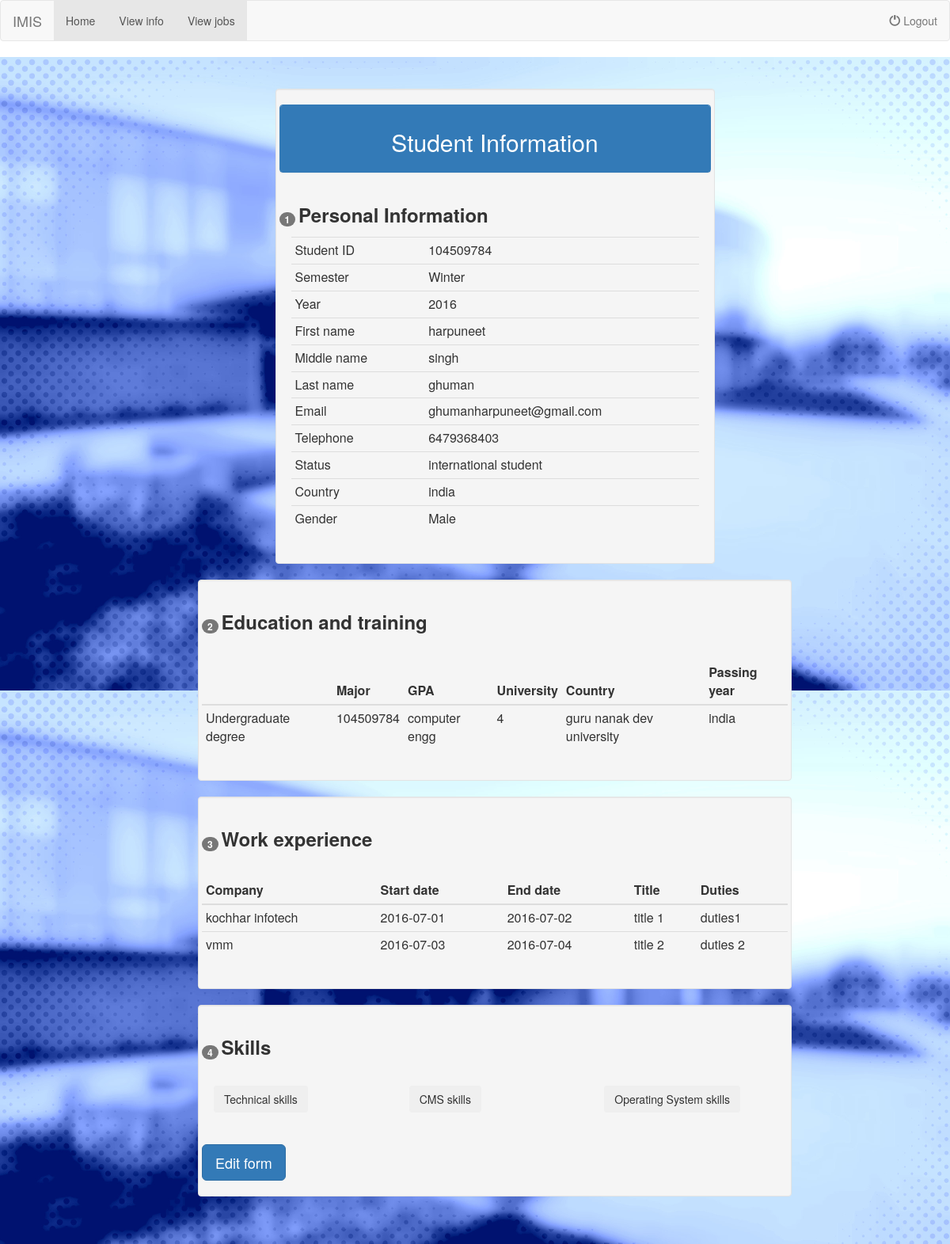
Screenshot of /a_student_view.php (signed in) with the database file from the repository.
### tables this page shows
CREATE TABLE `personal` (
  `semester` varchar(100) NOT NULL,
  `year` varchar(100) NOT NULL,
  `student_id` varchar(100) NOT NULL,
  `firstname` varchar(100) NOT NULL,
  `middlename` varchar(100) NOT NULL,
  `lastname` varchar(100) NOT NULL,
  `email` varchar(100) NOT NULL,
  `telephone` varchar(100) NOT NULL,
  `status` varchar(100) NOT NULL,
  `gender` varchar(100) NOT NULL,
  `country` varchar(100) NOT NULL
);

CREATE TABLE `undergraduate_students` (
  `id` int(100) NOT NULL,
  `student_id` varchar(100) NOT NULL,
  `ug_major` varchar(100) NOT NULL,
  `ug_gpa` varchar(100) NOT NULL,
  `ug_university` varchar(100) NOT NULL,
  `ug_country` varchar(100) NOT NULL,
  `ug_year` varchar(100) NOT NULL
);

CREATE TABLE `work_experience` (
  `id` int(100) NOT NULL,
  `student_id` varchar(100) NOT NULL,
  `company_name` varchar(100) NOT NULL,
  `company_startdate` date NOT NULL,
  `company_enddate` date NOT NULL,
  `company_title` varchar(500) NOT NULL,
  `company_duties` varchar(500) NOT NULL
);

### a_student_view.php (the view, shortened to what this page needs)
<!doctype>
<html>
<head>
</head>
<body>
<?php
include "a_student_header.php";
include "connection.php";
$username=$_SESSION['username'];
$query10="select * from student_accounts where username='$username'";
$result10=mysqli_query($conn,$query10);
$row10=mysqli_fetch_array($result10);
$student_id=$row10[1];
    $query1 = "select * from personal where student_id='$student_id'";
    $result1 = mysqli_query($conn, $query1);
    $query2 = "select * from undergraduate_students where student_id='$student_id'";
    $result2 = mysqli_query($conn, $query2);
    $query4 = "select * from work_experience where student_id='$student_id'";
    $result4 = mysqli_query($conn, $query4);
    ?>
    <div style="background-image: url('images/student2.jpg');padding: 40px;height:auto;background-size: 100%;">
        <div class="container">
            <div class="row">
                <div class="col-md-3">
                </div>
                <div class="col-md-6">
                    <div class="well">
                        <div class="row">
                            <div class="panel panel-primary">
                                <div class="panel-heading">
                                    <center><h2>Student Information</h2></center>
                                </div>
                            </div>
                        </div>
                        <div class="row">
                            <span class="badge">1</span>&nbsp;<label><h3><strong>Personal Information</strong></h3>
                            </label>
                        </div>
                        <?php
                        while ($row1 = mysqli_fetch_array($result1)) {
                            ?>
                            <table class="table table-condensed">
                                <tbody>
                                <tr>
                                    <td>Student ID</td>
                                    <td></td>
                                    <td><?php echo $row1[2] ?></td>
                                </tr>
                                <tr>
                                    <td>Semester</td>
                                    <td></td>
                                    <td><?php echo $row1[0] ?></td>
                                </tr>
                                <tr>
                                    <td>Year</td>
                                    <td></td>
                                    <td><?php echo $row1[1] ?></td>
                                </tr>
                                <tr>
                                    <td>First name</td>
                                    <td></td>
                                    <td><?php echo $row1[3] ?></td>
                                </tr>
                                <tr>
                                    <td>Middle name</td>
                                    <td></td>
                                    <td><?php echo $row1[4] ?></td>
                                </tr>
                                <tr>
                                    <td>Last name</td>
                                    <td></td>
                                    <td><?php echo $row1[5] ?></td>
                                </tr>
                                <tr>
                                    <td>Email</td>
                                    <td></td>
                                    <td><?php echo $row1[6] ?></td>
                                </tr>
                                <tr>
                                    <td>Telephone</td>
                                    <td></td>
                                    <td><?php echo $row1[7] ?></td>
                                </tr>
                                <tr>
                                    <td>Status</td>
                                    <td></td>
                                    <td><?php echo $row1[8] ?></td>
                                </tr>
                                <?php
                                if($row1[8]=='international student') {
                                    ?>
                                    <tr>
                                        <td>Country</td>
                                        <td></td>
                                        <td><?php echo $row1[10] ?></td>
                                    </tr>
                                    <?php
                                }
                                ?>
                                <tr>
                                    <td>Gender</td>
                                    <td></td>
                                    <td><?php echo $row1[9] ?></td>
                                </tr>
                                </tbody>
                            </table>
                            <?php
                        }
                        ?>
                    </div>
                </div>
            </div>
            <div class="row">
                <div class="col-md-2">
                </div>
                <div class="col-md-8">
                    <div class="well">
                        <div class="row">
                            <span class="badge">2</span>&nbsp;<label><h3><strong>Education and training</strong></h3>
                            </label>
                        </div>
                        <br>
                        <div class="row">
                            <table class="table table-condensed">
                                <thead>
                                <tr>
                                    <th></th>
                                    <th>Major</th>
                                    <th>GPA</th>
                                    <th>University</th>
                                    <th>Country</th>
                                    <th>Passing year</th>
                                </tr>
                                </thead>
                                <tbody>
                                <tr>
                                    <?php
                                    while ($row2 = mysqli_fetch_array($result2)) {
                                        ?>
                                        <td>Undergraduate degree</td>
                                        <td><?php echo $row2[1] ?></td>
                                        <td><?php echo $row2[2] ?></td>
                                        <td><?php echo $row2[3] ?></td>
                                        <td><?php echo $row2[4] ?></td>
                                        <td><?php echo $row2[5] ?></td>
                                        <?php
                                    }
                                    ?>
                                </tr>
                                </tbody>
                            </table>
                        </div>
                    </div>
                </div>
            </div>
            <div class="row">
                <div class="col-md-2">
                </div>
                <div class="col-md-8">
                    <div class="well">
                        <div class="row">
                            <span class="badge">3</span>&nbsp;<label><h3><strong>Work experience</strong></h3></label>
                        </div>
                        <br>
                        <div class="row">
                            <table class="table table-condensed">
                                <thead>
                                <tr>
                                    <th>Company</th>
                                    <th>Start date</th>
                                    <th>End date</th>
                                    <th>Title</th>
                                    <th>Duties</th>
                                </tr>
                                </thead>
                                <tbody>
                                <?php
                                while ($row4 = mysqli_fetch_array($result4)) {
                                    ?>
                                    <tr>
                                        <td><?php echo $row4[2] ?></td>
                                        <td><?php echo $row4[3] ?></td>
                                        <td><?php echo $row4[4] ?></td>
                                        <td><?php echo $row4[5] ?></td>
                                        <td><?php echo $row4[6] ?></td>
                                    </tr>
                                    <?php
                                }
                                ?>
                                </tbody>
                            </table>
                        </div>
                    </div>
                </div>
            </div>
            <div class="row">
                <div class="col-md-2">
                </div>
                <div class="col-md-8">
                    <div class="well">
                        <div class="row">
                            <span class="badge">4</span>&nbsp;<label><h3><strong>Skills</strong></h3></label>
                        </div>
                        <br>
                        <div class="row">
                            <div class="col-md-4">
                                <button type="button" class="btn" data-toggle="collapse"
                                        data-target="#technical_skills">Technical skills
                                </button>
                            </div>
                            <div class="col-md-4">
                                <button type="button" class="btn" data-toggle="collapse" data-target="#cms_skills">CMS
                                    skills
                                </button>
                            </div>
                            <div class="col-md-4">
                                <button type="button" class="btn" data-toggle="collapse" data-target="#os_skills">
                                    Operating System skills
                                </button>
                            </div>
                        </div>
                        <br>
                        <br>
                        <div class="row">
                            <button onclick="location.href='a_student_edit.php?student_id=<?php echo $student_id ?>'"
                                    class="btn btn-primary btn-lg">Edit form
                            </button>
                        </div>
                    </div>
                </div>
            </div>
        </div>
    </div>
</body>
</html>

### a_student_header.php (shortened to what this page needs)
<!DOCTYPE html>
<html lang="en">
<head>
    <link rel="stylesheet" href="http://maxcdn.bootstrapcdn.com/bootstrap/3.3.6/css/bootstrap.min.css">
</head>
<body>
<nav class="navbar navbar-default">
    <div class="container-fluid">
        <div class="navbar-header">
            <a class="navbar-brand" href="a_student_homepage.php">IMIS</a>
        </div>
        <ul class="nav navbar-nav">
            <li class="active"><a href="a_student_homepage.php">Home</a></li>
            <li class="active"><a href="a_student_view.php">View info</a></li>
            <li class="active"><a href="a_student_job_view.php">View jobs</a></li>
        </ul>
        <ul class="nav navbar-nav navbar-right">
            <li><a href="a_student_logout.php">
                    <span class="glyphicon glyphicon-off"></span>
                    Logout</a></li>
        </ul>
    </div>
</nav>
</body>
</html>

### rows the page displays
personal: student_id "104509784", semester "Winter", year "2016", firstname "harpuneet", middlename "singh", lastname "ghuman", email "ghumanharpuneet@gmail.com", telephone "6479368403", status "international student", country "india", gender "Male"
undergraduate_students: student "104509784", ug_major "computer engg", ug_gpa "4", ug_university "guru nanak dev university", ug_country "india"
work_experience: company_name "kochhar infotech", company_startdate "2016-07-01", company_enddate "2016-07-02", company_title "title 1", company_duties "duties1"
work_experience: company_name "vmm", company_startdate "2016-07-03", company_enddate "2016-07-04", company_title "title 2", company_duties "duties 2"
